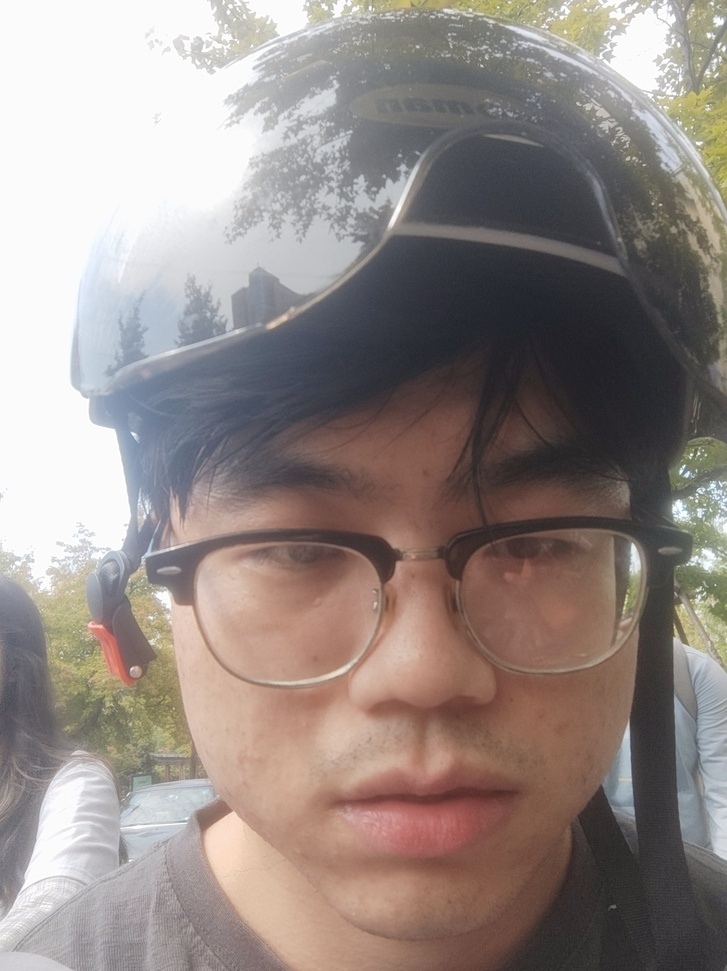
//> input picture images/src/P3.jpg, 727 x 971 px, shrunk from 1940 x 2592 before the run, given in place of P4.jpg, which was not available
$ ./sampleCode   (built with g++ and OpenCV 4)
//> lines starting //> are read from the running program, lines starting //| are printed output that depends on the picture; pictures that were not available may be replaced by others from this repository, and a replacement may not be noted
### FilterTransform.cpp

#include <string>

#include <opencv2/core.hpp>
#include <opencv2/imgproc.hpp>
#include <opencv2/opencv.hpp>

using namespace std;
using namespace cv;

class FilterTransform
{

public:
    // [7 lines left out: function Blur, not called in this run]
    static Mat Filter(Mat image, Mat kern)
    {

        // image= LogTransform::ToGrey(image);
        Mat dit(image.size(), image.type());
        filter2D(image, dit, -1, kern);
        normalize(dit, dit, 0, 255, NORM_MINMAX);
        return dit;
    }
};

### sampleCode.cpp


#include <opencv2/core.hpp>
#include <opencv2/imgproc.hpp>
#include <opencv2/opencv.hpp>
#include "LogTransform.cpp"
#include "FilterTransform.cpp"

using namespace cv;
using namespace std;

Mat Read(string path)
{
//> called with path = "../images/src/P4.jpg"
	return imread(path);
//> in Filter, `filter2D(image, dit, -1, kern);`:
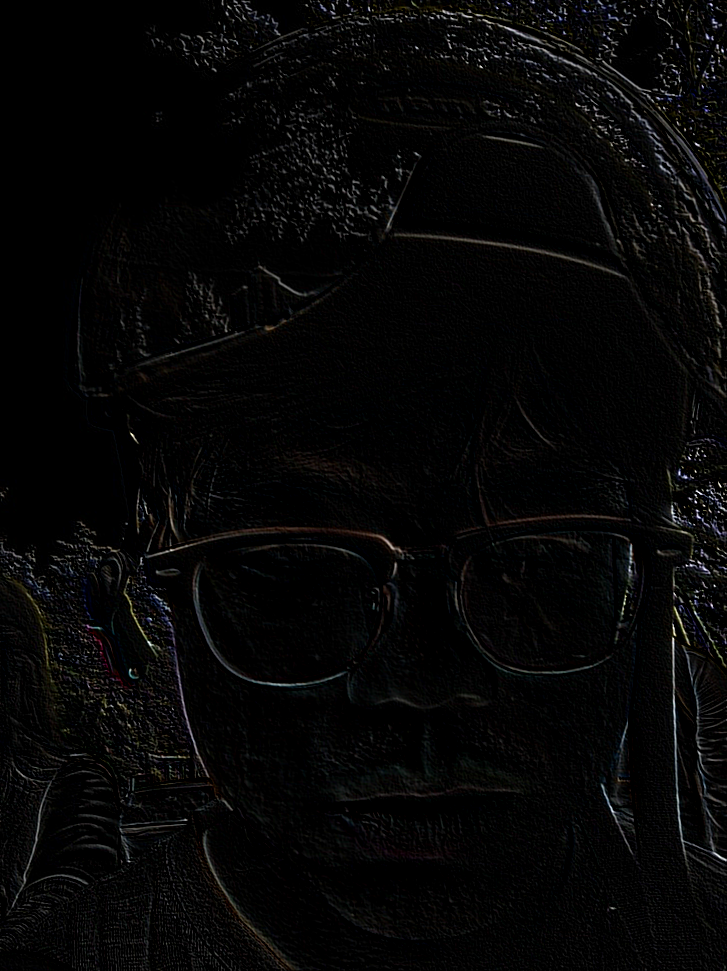
//> dit: 971 rows x 727 cols, CV_8UC3; mean B, G, R 6, 6.1, 6.2
}
void Save(Mat image, string path)
{
	imwrite(path, image);
}

int main(void)
{
	// [21 lines of commented-out code are left out]

	Mat kernGx = (Mat_<char>(3, 3)
					  << -1,
				  0, 1,
				  -2, 0, 2,
				  -1, 0, 1);
	Mat kernGy = (Mat_<char>(3, 3)
					  << 1,
				  2, 3,
				  0, 0, 0,
				  -1, -2, -3);

	Mat kernG_x = (Mat_<char>(3, 3) << -1, 0, 1,
				   -1, 0, 1,
				   -1, 0, 1);
	Mat kernG_y = (Mat_<char>(3, 3) << 1, 1, 1,
				   0, 0, 0,
				   -1, -1, -1);

	Mat p45 = (Mat_<char>(3, 3) <<
	 0, 1, 1,
			   -1, 0, 1,
			   -1, -1, 0);
	Mat n45 = (Mat_<char>(3, 3) << -1, -1, 0,
			   -1, 0, 1,
			   0, 1, 1);
	cout << kernGx + kernGy << endl
		 << kernG_x + kernG_y << endl;

	// Save(FilterTransform::Filter(Read("../images/src/P5.jpg"), kernGx + kernGy), "../images/dit/P5_filter1.jpg");
	// Save(FilterTransform::Filter(Read("../images/src/P5.jpg"), kernG_x + kernG_y), "../images/dit/P5_filter2.jpg");


	Save(FilterTransform::Filter(Read("../images/src/P4.jpg"), p45), "../images/dit/P4_filter_p_my.jpg");
	Save(FilterTransform::Filter(Read("../images/src/P4.jpg"), n45), "../images/dit/P4_filter_n_my.jpg");
//> in Filter (call 2), `filter2D(image, dit, -1, kern);`:
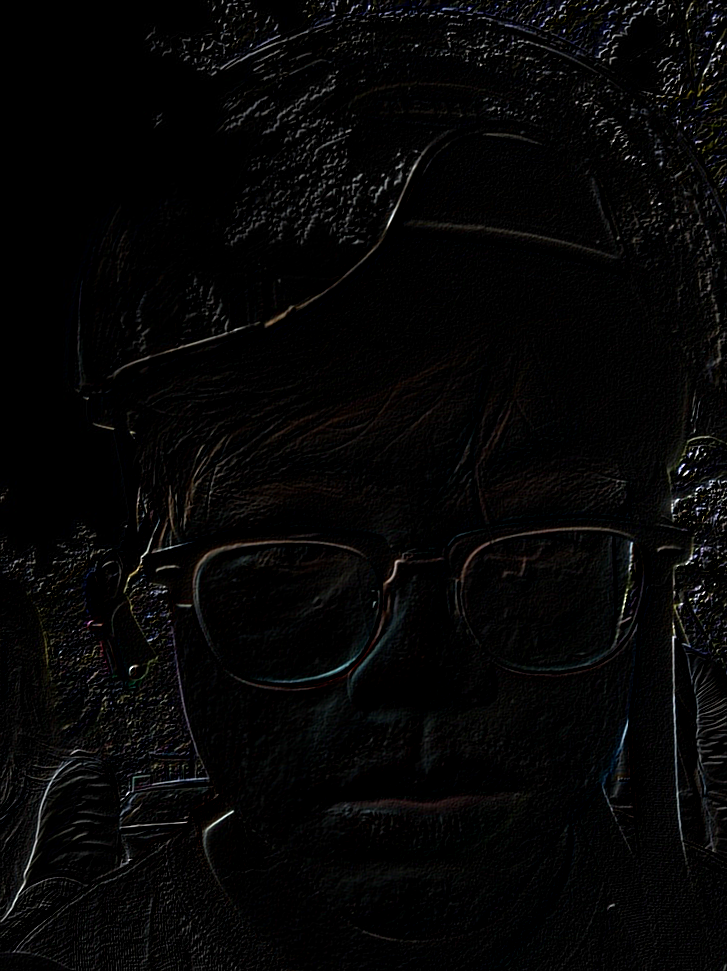
//> dit: 971 rows x 727 cols, CV_8UC3; mean B, G, R 5.8, 5.9, 6
	// cout << FilterTransform::Filter(test, kernGx) << endl;

	return 0;
}

$ run again, on images/src/P6.jpg
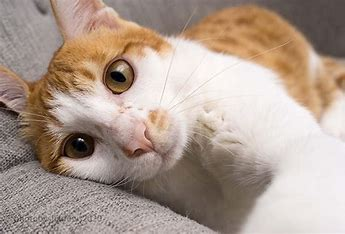
//> input picture images/src/P6.jpg, 345 x 234 px, given in place of P4.jpg, which was not available
//> in Filter, `filter2D(image, dit, -1, kern);`:
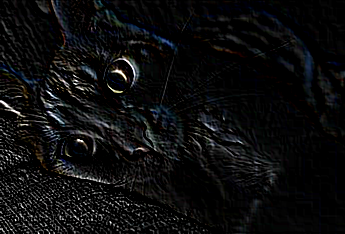
//> dit: 234 rows x 345 cols, CV_8UC3; mean B, G, R 13.4, 12.9, 12.6
//> in Filter (call 2), `filter2D(image, dit, -1, kern);`:
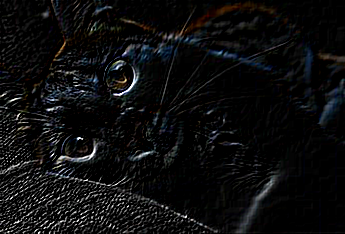
//> dit: 234 rows x 345 cols, CV_8UC3; mean B, G, R 13.9, 13.4, 13.1
